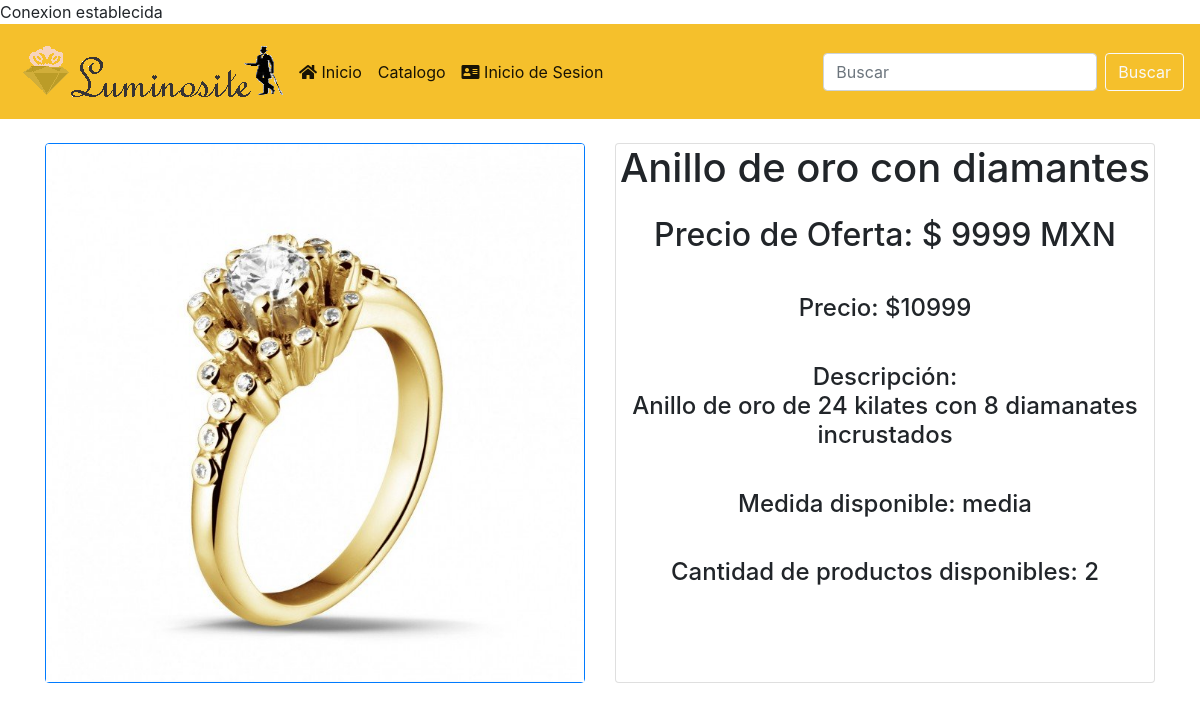
The app's page /detalle_producto.php?id_producto=1 with its own data.
### tables this page shows
CREATE TABLE `producto` (
  `id_producto` int(11) NOT NULL AUTO_INCREMENT,
  `nombre_producto` varchar(45) NOT NULL,
  `tipo_de_joya_id` int(11) NOT NULL,
  `no_existencias` int(11) NOT NULL,
  `precio` float NOT NULL,
  `descripcion` varchar(200) NOT NULL,
  `medida` varchar(45) NOT NULL,
  `precio_oferta` decimal(60,0) DEFAULT NULL,
  `foto` varchar(45) DEFAULT NULL,
  `foto_original` varchar(200) DEFAULT NULL,
  PRIMARY KEY (`id_producto`)
);

### detalle_producto.php (the view, shortened to what this page needs)
<!doctype html>
<html lang="es-MX">
<head>
    <link rel="stylesheet" href="css/bootstrap.min.css" />
    <link rel="stylesheet" href="css/all.min.css" />
</head>
<body>
<?php
require_once './conexion.php';
$sql = <<<fin
select
    id_producto
    ,nombre_producto
    ,no_existencias
    ,precio
    ,descripcion
    ,medida
    ,precio_oferta
    ,foto_original
from
    producto
where
    id_producto = :id_producto
fin;
  $sentencia = $conexion->prepare($sql, [PDO::ATTR_CURSOR => PDO::CURSOR_FWDONLY]);
  $sentencia->execute([':id_producto' => $_REQUEST['id_producto']]);
  $producto = $sentencia->fetch(PDO::FETCH_ASSOC);
?>
<?php require_once('./menu.php'); ?>
  <div class="container mt-4">
        <div class="card-deck">
                <div class="card border-primary mb-100" style="width: 18rem;">
                    <img src="img/productos/<?php echo htmlentities($producto['foto_original']);?>" class="card-img-top" alt="...">
                </div>
                    <div class="card" style="width: 13rem;">
                        <h1 class="text-xl-center" class="card-title"><?php echo htmlentities($producto['nombre_producto']);?></h1>
                            <p class="card-text" class="text-enter">
                                <h2 class="text-center">
                                Precio de Oferta: $ <?php echo htmlentities($producto['precio_oferta']);?> MXN
                                </h2>
                            </p>
                            <p class="card-text" class="text-center">
                            <h4 class="text-center">Precio: $<?php echo htmlentities($producto['precio']);?></h4>
                            </p>
                            <p class="card-text">
                                <h4 class="text-center">Descripción: <br> <?php echo htmlentities($producto['descripcion']);?></h4>
                            </p>
                            <p class="card-text" class="text-center">
                            <h4 class="text-center">Medida disponible: <?php echo htmlentities($producto['medida']);?></h4>
                            </p>
                            <p class="card-text" class="text-center">
                            <h4 class="text-center">Cantidad de productos disponibles: <?php echo htmlentities($producto['no_existencias']);?></h4>
                            </p>
                    </div>
        </div>
    </div>
</body>
</html>

### records on screen
producto: foto_original (picture), nombre_producto "Anillo de oro con diamantes", precio_oferta "9999", precio "10999", descripcion "Anillo de oro de 24 kilates con 8 diamanates incrustados", medida "media", no_existencias "2"
